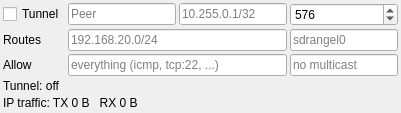
      <widget class="QWidget" name="angel61TunnelTab">
       <attribute name="icon">
        <iconset resource="../../../sdrgui/resources/res.qrc">
         <normaloff>:/link.png</normaloff>:/link.png</iconset>
       </attribute>
       <attribute name="title">
        <string/>
       </attribute>
       <attribute name="toolTip">
        <string>IP tunnel</string>
       </attribute>
       <layout class="QGridLayout" name="angel61TunnelTabLayout">
        <property name="leftMargin">
         <number>3</number>
        </property>
        <property name="topMargin">
         <number>3</number>
        </property>
        <property name="rightMargin">
         <number>3</number>
        </property>
        <property name="bottomMargin">
         <number>3</number>
        </property>
        <property name="spacing">
         <number>3</number>
        </property>
        <item row="0" column="0">
         <widget class="QCheckBox" name="angel61Tunnel">
          <property name="toolTip">
           <string>Carry IP datagrams for the peer station (ANGEL61.md 3.5). The link carries 333 bytes/s at the low rate and 900 at the high one: an interactive session, not a network connection. Needs administrator or root to create the interface.</string>
          </property>
          <property name="text">
           <string>Tunnel</string>
          </property>
         </widget>
        </item>
        <item row="0" column="1">
         <widget class="QLineEdit" name="angel61TunnelPeer">
          <property name="toolTip">
           <string>The callsign at the other end. Datagrams are only sent to this station and only accepted from it.</string>
          </property>
          <property name="maxLength">
           <number>20</number>
          </property>
          <property name="placeholderText">
           <string>Peer</string>
          </property>
         </widget>
        </item>
        <item row="0" column="2">
         <widget class="QLineEdit" name="angel61TunnelAddress">
          <property name="toolTip">
           <string>This end's address on the tunnel, with its prefix length: 10.255.0.1/32</string>
          </property>
          <property name="placeholderText">
           <string>10.255.0.1/32</string>
          </property>
         </widget>
        </item>
        <item row="0" column="3">
         <widget class="QSpinBox" name="angel61TunnelMTU">
          <property name="toolTip">
           <string>The largest datagram carried. 576 suits the low rate (29 fragments, 1.7 s); IPv6 needs 1280, which is 65 fragments and half of them lost at 1% block error rate.</string>
          </property>
          <property name="minimum">
           <number>68</number>
          </property>
          <property name="maximum">
           <number>1500</number>
          </property>
          <property name="singleStep">
           <number>4</number>
          </property>
          <property name="value">
           <number>576</number>
          </property>
         </widget>
        </item>
        <item row="1" column="0">
         <widget class="QLabel" name="angel61TunnelRoutesLabel">
          <property name="text">
           <string>Routes</string>
          </property>
         </widget>
        </item>
        <item row="1" column="1" colspan="2">
         <widget class="QLineEdit" name="angel61TunnelRoutes">
          <property name="toolTip">
           <string>The prefixes routed into the tunnel and advertised to the peer, comma separated: 192.168.20.0/24, 2001:db8::/64. Nothing outside them is sent.</string>
          </property>
          <property name="placeholderText">
           <string>192.168.20.0/24</string>
          </property>
         </widget>
        </item>
        <item row="1" column="3">
         <widget class="QLineEdit" name="angel61TunnelInterface">
          <property name="toolTip">
           <string>The name of the host interface to create</string>
          </property>
          <property name="placeholderText">
           <string>sdrangel0</string>
          </property>
         </widget>
        </item>
        <item row="2" column="0">
         <widget class="QLabel" name="angel61TunnelAllowLabel">
          <property name="text">
           <string>Allow</string>
          </property>
         </widget>
        </item>
        <item row="2" column="1" colspan="2">
         <widget class="QLineEdit" name="angel61TunnelAllow">
          <property name="toolTip">
           <string>What may be sent, comma separated: a protocol (icmp, tcp, udp, gre, esp, ah, sctp or a number) with a port or a port range for TCP, UDP and SCTP, which either port of a datagram may be in - icmp, tcp:22, udp:53. Empty: everything. What it refuses is counted below.</string>
          </property>
          <property name="placeholderText">
           <string>everything (icmp, tcp:22, ...)</string>
          </property>
         </widget>
        </item>
        <item row="2" column="3">
         <widget class="QLineEdit" name="angel61TunnelGroups">
          <property name="toolTip">
           <string>Multicast groups sent all the same, comma separated (224.0.0.251, ff02::fb); every other multicast and broadcast destination is refused</string>
          </property>
          <property name="placeholderText">
           <string>no multicast</string>
          </property>
         </widget>
        </item>
        <item row="3" column="0" colspan="4">
         <widget class="QLabel" name="angel61TunnelStatus">
          <property name="toolTip">
           <string>The tunnel: datagrams sent and received, and those the filter would not carry (broadcast, multicast, or outside what the peer routes)</string>
          </property>
          <property name="text">
           <string>Tunnel: off</string>
          </property>
         </widget>
        </item>
        <item row="4" column="0" colspan="4">
         <widget class="QLabel" name="angel61TunnelTraffic">
          <property name="toolTip">
           <string>IP payload bytes accepted from the host for transmission and from the radio for delivery to the host. The totals reset when Tunnel is enabled.</string>
          </property>
          <property name="text">
           <string>IP traffic: TX 0 B   RX 0 B</string>
          </property>
         </widget>
        </item>
        <item row="5" column="0" colspan="4">
         <spacer name="angel61TunnelSpacer">
          <property name="orientation">
           <enum>Qt::Orientation::Vertical</enum>
          </property>
          <property name="sizeHint" stdset="0">
           <size>
            <width>20</width>
            <height>0</height>
           </size>
          </property>
         </spacer>
        </item>
       </layout>
      </widget>
